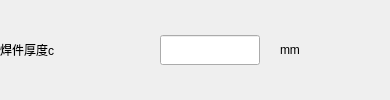
       <widget class="QWidget" name="widget_3" native="true">
        <layout class="QHBoxLayout" name="horizontalLayout_5">
         <property name="spacing">
          <number>20</number>
         </property>
         <property name="leftMargin">
          <number>0</number>
         </property>
         <property name="topMargin">
          <number>0</number>
         </property>
         <property name="rightMargin">
          <number>0</number>
         </property>
         <property name="bottomMargin">
          <number>0</number>
         </property>
         <item>
          <widget class="QLabel" name="lbPart4">
           <property name="sizePolicy">
            <sizepolicy hsizetype="Expanding" vsizetype="Preferred">
             <horstretch>0</horstretch>
             <verstretch>0</verstretch>
            </sizepolicy>
           </property>
           <property name="minimumSize">
            <size>
             <width>100</width>
             <height>30</height>
            </size>
           </property>
           <property name="maximumSize">
            <size>
             <width>100</width>
             <height>30</height>
            </size>
           </property>
           <property name="text">
            <string>焊件厚度c</string>
           </property>
          </widget>
         </item>
         <item>
          <spacer name="horizontalSpacer_17">
           <property name="orientation">
            <enum>Qt::Horizontal</enum>
           </property>
           <property name="sizeHint" stdset="0">
            <size>
             <width>40</width>
             <height>20</height>
            </size>
           </property>
          </spacer>
         </item>
         <item>
          <widget class="QLineEdit" name="lePartC">
           <property name="minimumSize">
            <size>
             <width>100</width>
             <height>30</height>
            </size>
           </property>
           <property name="maximumSize">
            <size>
             <width>100</width>
             <height>30</height>
            </size>
           </property>
          </widget>
         </item>
         <item>
          <widget class="QLabel" name="lbPart2_4">
           <property name="sizePolicy">
            <sizepolicy hsizetype="Expanding" vsizetype="Preferred">
             <horstretch>0</horstretch>
             <verstretch>0</verstretch>
            </sizepolicy>
           </property>
           <property name="minimumSize">
            <size>
             <width>70</width>
             <height>30</height>
            </size>
           </property>
           <property name="maximumSize">
            <size>
             <width>70</width>
             <height>30</height>
            </size>
           </property>
           <property name="text">
            <string>mm</string>
           </property>
          </widget>
         </item>
         <item>
          <spacer name="horizontalSpacer_3">
           <property name="orientation">
            <enum>Qt::Horizontal</enum>
           </property>
           <property name="sizeHint" stdset="0">
            <size>
             <width>40</width>
             <height>20</height>
            </size>
           </property>
          </spacer>
         </item>
        </layout>
       </widget>
